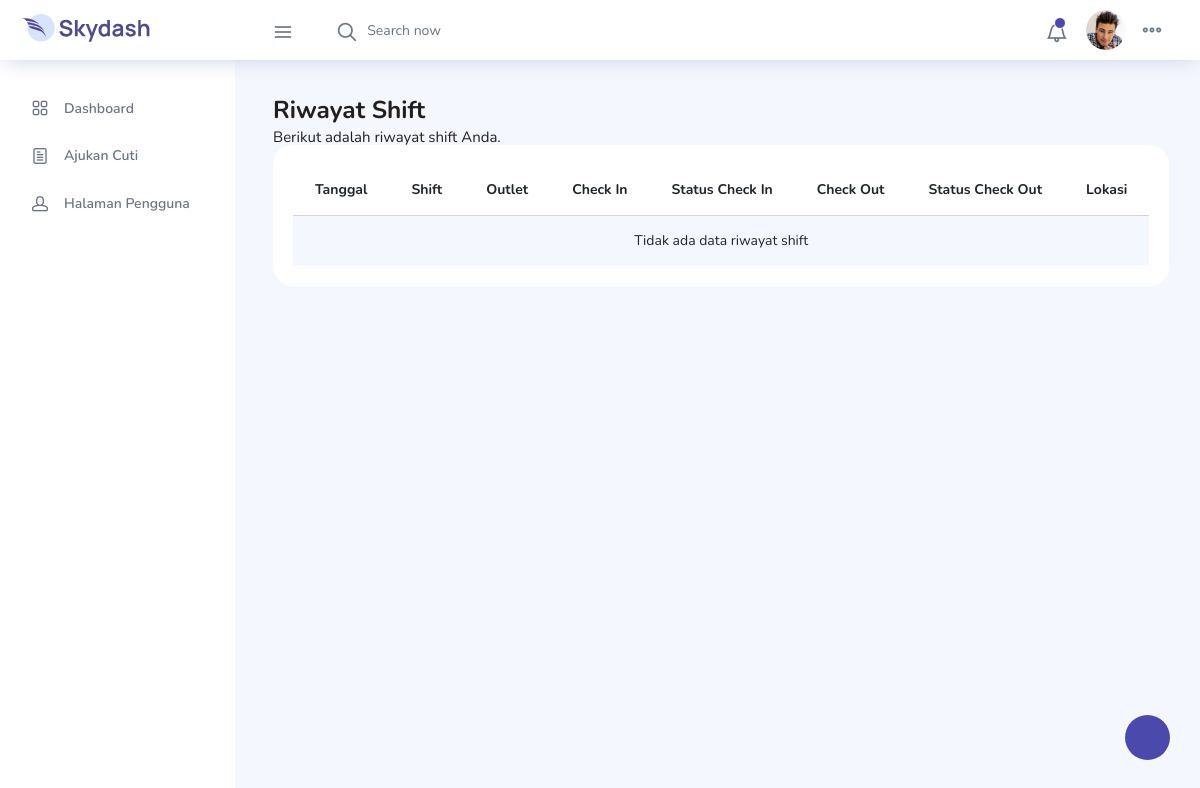
Page /pages/user/riwayat_shift.php (signed in) on the earlier database version.
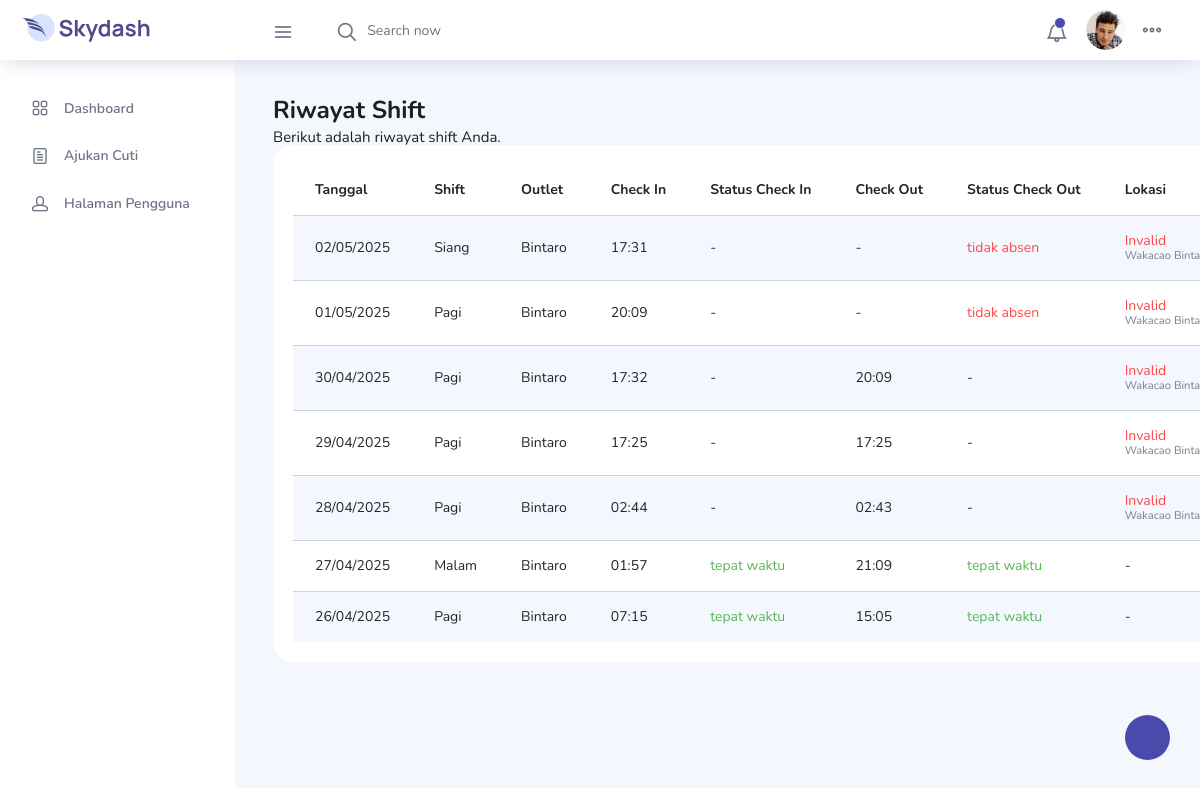
Same page on the later database version.
### tables this page shows
CREATE TABLE `absensi` (
  `id` int(11) NOT NULL,
  `id_karyawan` varchar(10) NOT NULL,
  `tanggal` date NOT NULL,
  `id_shift` int(11) DEFAULT NULL,
  `check_in` datetime DEFAULT NULL,
  `foto_check_in` varchar(255) DEFAULT NULL,
  `check_out` datetime DEFAULT NULL,
  `foto_check_out` varchar(255) DEFAULT NULL,
  `status_check_in` enum('tepat waktu','terlambat','tidak absen') DEFAULT 'tidak absen',
  `latitude_in` decimal(10,8) DEFAULT NULL,
  `longitude_in` decimal(11,8) DEFAULT NULL,
  `status_check_out` enum('tepat waktu','lebih awal','tidak absen') DEFAULT 'tidak absen',
  `latitude_out` decimal(10,8) DEFAULT NULL,
  `longitude_out` decimal(11,8) DEFAULT NULL,
  `location_status_in` varchar(10) DEFAULT NULL,
  `location_info_in` varchar(255) DEFAULT NULL,
  `location_status_out` varchar(10) DEFAULT NULL,
  `location_info_out` varchar(255) DEFAULT NULL
);

CREATE TABLE `shift` (
  `id` int(11) NOT NULL,
  `nama_shift` varchar(20) NOT NULL,
  `jam_mulai` time NOT NULL,
  `jam_selesai` time NOT NULL
);

CREATE TABLE `users` (
  `id` int(11) NOT NULL,
  `id_karyawan` varchar(10) NOT NULL,
  `nama` varchar(100) NOT NULL,
  `email` varchar(100) NOT NULL,
  `password` varchar(255) NOT NULL,
  `outlet` varchar(50) NOT NULL,
  `role` enum('admin','karyawan','supervisor') NOT NULL DEFAULT 'karyawan',
  `created_at` timestamp NOT NULL DEFAULT current_timestamp(),
  `updated_at` timestamp NOT NULL DEFAULT current_timestamp() ON UPDATE current_timestamp()
);

### config.php (called while the page is built, shortened)
<?php
function getKaryawanId() {
    return $_SESSION['id_karyawan'] ?? '';
}
?>

### pages/user/riwayat_shift.php (the view, shortened to what this page needs)
<?php
require_once '../../config.php';
$id_karyawan = getKaryawanId();
$query = "SELECT a.tanggal, s.nama_shift, u.outlet,
          a.check_in, a.check_out,
          a.status_check_in, a.status_check_out,
          a.location_status_in, a.location_status_out,
          a.location_info_in, a.location_info_out,
          CASE
            WHEN a.status_check_in = 'tepat waktu' AND a.status_check_out = 'tepat waktu' THEN 'Hadir'
            WHEN a.status_check_in = 'terlambat' OR a.status_check_out = 'lebih awal' THEN 'Terlambat/Pulang Awal'
            WHEN a.status_check_in = 'tidak absen' AND a.status_check_out = 'tidak absen' THEN 'Tidak Hadir'
            ELSE 'Belum Absen'
          END as status
          FROM absensi a
          LEFT JOIN shift s ON a.id_shift = s.id
          LEFT JOIN users u ON a.id_karyawan = u.id_karyawan
          WHERE a.id_karyawan = '$id_karyawan'
          ORDER BY a.tanggal DESC
          LIMIT 30";
$result = mysqli_query($koneksi, $query);
$riwayat_shift = [];
if ($result) {
    while ($row = mysqli_fetch_assoc($result)) {
        $riwayat_shift[] = $row;
    }
}
?>
<!DOCTYPE html>
<html lang="en">
<head>
  <link rel="stylesheet" href="../../vendors/feather/feather.css">
  <link rel="stylesheet" href="../../vendors/ti-icons/css/themify-icons.css">
  <link rel="stylesheet" href="../../vendors/css/vendor.bundle.base.css">
  <link rel="stylesheet" href="../../css/vertical-layout-light/style.css">
</head>
<body>
  <div class="container-scroller">
    <nav class="navbar col-lg-12 col-12 p-0 fixed-top d-flex flex-row">
      <div class="text-center navbar-brand-wrapper d-flex align-items-center justify-content-center">
        <a class="navbar-brand brand-logo mr-5" href="../../index.html"><img src="../../images/logo.svg" class="mr-2" alt="logo"/></a>
      </div>
      <div class="navbar-menu-wrapper d-flex align-items-center justify-content-end">
        <button class="navbar-toggler navbar-toggler align-self-center" type="button" data-toggle="minimize">
          <span class="icon-menu"></span>
        </button>
        <ul class="navbar-nav mr-lg-2">
          <li class="nav-item nav-search d-none d-lg-block">
            <div class="input-group">
              <div class="input-group-prepend hover-cursor" id="navbar-search-icon">
                <span class="input-group-text" id="search">
                  <i class="icon-search"></i>
                </span>
              </div>
              <input type="text" class="form-control" id="navbar-search-input" placeholder="Search now" aria-label="search" aria-describedby="search">
            </div>
          </li>
        </ul>
        <ul class="navbar-nav navbar-nav-right">
          <li class="nav-item dropdown">
            <a class="nav-link count-indicator dropdown-toggle" id="notificationDropdown" href="#" data-toggle="dropdown">
              <i class="icon-bell mx-0"></i>
              <span class="count"></span>
            </a>
          </li>
          <li class="nav-item nav-profile dropdown">
            <a class="nav-link dropdown-toggle" href="#" data-toggle="dropdown" id="profileDropdown">
              <img src="../../images/faces/face28.jpg" alt="profile"/>
            </a>
          </li>
          <li class="nav-item nav-settings d-none d-lg-flex">
            <a class="nav-link" href="#">
              <i class="icon-ellipsis"></i>
            </a>
          </li>
        </ul>
      </div>
    </nav>
    <div class="container-fluid page-body-wrapper">
      <div class="theme-setting-wrapper">
        <div id="settings-trigger"><i class="ti-settings"></i></div>
      </div>
      <?php include_once 'sidebar.php'; ?>
      <div class="content-wrapper">
        <div class="row">
          <div class="col-md-12 grid-margin">
            <div class="row">
              <div class="col-12 col-xl-8 mb-4 mb-xl-0">
                <h3 class="font-weight-bold">Riwayat Shift</h3>
                <h6 class="font-weight-normal mb-0">Berikut adalah riwayat shift Anda.</h6>
              </div>
              <div class="col-12">
                <div class="card">
                  <div class="card-body">
                    <table class="table table-striped">
                      <thead>
                        <tr>
                          <th>Tanggal</th>
                          <th>Shift</th>
                          <th>Outlet</th>
                          <th>Check In</th>
                          <th>Status Check In</th>
                          <th>Check Out</th>
                          <th>Status Check Out</th>
                          <th>Lokasi</th>
                        </tr>
                      </thead>
                      <tbody>
                        <?php if (count($riwayat_shift) > 0): ?>
                          <?php foreach ($riwayat_shift as $shift): ?>
                            <tr>
                              <td><?php echo date('d/m/Y', strtotime($shift['tanggal'])); ?></td>
                              <td><?php echo $shift['nama_shift']; ?></td>
                              <td><?php echo $shift['outlet']; ?></td>
                              <td>
                                <?php if ($shift['check_in']): ?>
                                  <?php echo date('H:i', strtotime($shift['check_in'])); ?>
                                <?php else: ?>
                                  -
                                <?php endif; ?>
                              </td>
                              <td>
                                <?php if ($shift['status_check_in']): ?>
                                  <?php
                                  $status_in_class = '';
                                  switch ($shift['status_check_in']) {
                                      case 'tepat waktu':
                                          $status_in_class = 'text-success';
                                          break;
                                  }
                                  ?>
                                  <span class="<?php echo $status_in_class; ?>"><?php echo $shift['status_check_in']; ?></span>
                                <?php else: ?>
                                  -
                                <?php endif; ?>
                              </td>
                              <td>
                                <?php if ($shift['check_out']): ?>
                                  <?php echo date('H:i', strtotime($shift['check_out'])); ?>
                                <?php else: ?>
                                  -
                                <?php endif; ?>
                              </td>
                              <td>
                                <?php if ($shift['status_check_out']): ?>
                                  <?php
                                  $status_out_class = '';
                                  switch ($shift['status_check_out']) {
                                      case 'tepat waktu':
                                          $status_out_class = 'text-success';
                                          break;
                                      case 'tidak absen':
                                          $status_out_class = 'text-danger';
                                          break;
                                  }
                                  ?>
                                  <span class="<?php echo $status_out_class; ?>"><?php echo $shift['status_check_out']; ?></span>
                                <?php else: ?>
                                  -
                                <?php endif; ?>
                              </td>
                              <td>
                                <?php if ($shift['location_status_in'] == 'valid' && $shift['location_status_out'] == 'valid'): ?>
                                  <span class="text-success">Valid</span>
                                <?php elseif ($shift['location_status_in'] == 'invalid' || $shift['location_status_out'] == 'invalid'): ?>
                                  <span class="text-danger">Invalid</span>
                                  <br>
                                  <small class="text-muted">
                                    <?php echo $shift['location_info_in'] ?: $shift['location_info_out']; ?>
                                  </small>
                                <?php else: ?>
                                  -
                                <?php endif; ?>
                              </td>
                            </tr>
                          <?php endforeach; ?>
                        <?php else: ?>
                          <tr>
                            <td colspan="8" class="text-center">Tidak ada data riwayat shift</td>
                          </tr>
                        <?php endif; ?>
                      </tbody>
                    </table>
                  </div>
                </div>
              </div>
            </div>
          </div>
        </div>
      </div>
    </div>
  </div>
</body>
</html>

### pages/user/sidebar.php (shortened to what this page needs)
<nav class="sidebar sidebar-offcanvas" id="sidebar">
        <ul class="nav">
          <li class="nav-item">
            <a class="nav-link" href="../../index.php">
              <i class="icon-grid menu-icon"></i>
              <span class="menu-title">Dashboard</span>
            </a>
          </li>
          <li class="nav-item">
            <a class="nav-link" href="ajukancuti.php">
              <i class="icon-paper menu-icon"></i>
              <span class="menu-title">Ajukan Cuti</span>
            </a>
          </li>
          <li class="nav-item">
            <a class="nav-link" data-toggle="collapse" href="#auth" aria-expanded="false" aria-controls="auth">
              <i class="icon-head menu-icon"></i>
              <span class="menu-title">Halaman Pengguna</span>
              <i class="menu-arrow"></i>
            </a>
          </li>
        </ul>
      </nav>

Differences in the rows shown:
added absensi: tanggal "02/05/2025", id_shift.nama_shift "Siang", users.outlet "Bintaro", check_in "17:31", status_check_out "tidak absen", location_info_in "Wakacao…"
added absensi: tanggal "01/05/2025", id_shift.nama_shift "Pagi", users.outlet "Bintaro", check_in "20:09", status_check_out "tidak absen", location_info_in "Wakacao…"
added absensi: tanggal "30/04/2025", id_shift.nama_shift "Pagi", users.outlet "Bintaro", check_in "17:32", check_out "20:09", location_info_in "Wakacao…"
added absensi: tanggal "29/04/2025", id_shift.nama_shift "Pagi", users.outlet "Bintaro", check_in "17:25", check_out "17:25", location_info_in "Wakacao…"
added absensi: tanggal "28/04/2025", id_shift.nama_shift "Pagi", users.outlet "Bintaro", check_in "02:44", check_out "02:43", location_info_in "Wakacao…"
added absensi: tanggal "27/04/2025", id_shift.nama_shift "Malam", users.outlet "Bintaro", check_in "01:57", status_check_in "tepat waktu", check_out "21:09", status_check_out "tepat waktu"
added absensi: tanggal "26/04/2025", id_shift.nama_shift "Pagi", users.outlet "Bintaro", check_in "07:15", status_check_in "tepat waktu", check_out "15:05", status_check_out "tepat waktu"
Other differences:
text no longer shown: "Tidak ada data riwayat shift"
